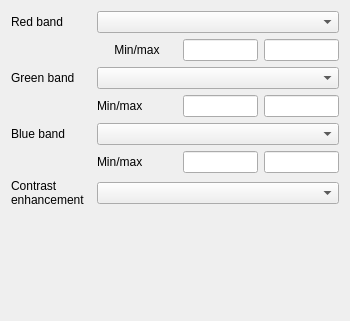
<?xml version="1.0" encoding="UTF-8"?>
<ui version="4.0">
 <class>QgsMultiBandColorRendererWidgetBase</class>
 <widget class="QWidget" name="QgsMultiBandColorRendererWidgetBase">
  <property name="geometry">
   <rect>
    <x>0</x>
    <y>0</y>
    <width>350</width>
    <height>321</height>
   </rect>
  </property>
  <property name="windowTitle">
   <string>Form</string>
  </property>
  <layout class="QHBoxLayout" name="horizontalLayout">
   <item>
    <layout class="QGridLayout" name="gridLayout">
     <item row="3" column="3">
      <widget class="QLineEdit" name="mGreenMaxLineEdit">
       <property name="sizePolicy">
        <sizepolicy hsizetype="MinimumExpanding" vsizetype="Fixed">
         <horstretch>0</horstretch>
         <verstretch>0</verstretch>
        </sizepolicy>
       </property>
       <property name="maximumSize">
        <size>
         <width>75</width>
         <height>16777215</height>
        </size>
       </property>
       <property name="baseSize">
        <size>
         <width>0</width>
         <height>0</height>
        </size>
       </property>
       <property name="maxLength">
        <number>16</number>
       </property>
      </widget>
     </item>
     <item row="0" column="1" colspan="3">
      <widget class="QComboBox" name="mRedBandComboBox"/>
     </item>
     <item row="1" column="2">
      <widget class="QLineEdit" name="mRedMinLineEdit">
       <property name="sizePolicy">
        <sizepolicy hsizetype="MinimumExpanding" vsizetype="Fixed">
         <horstretch>0</horstretch>
         <verstretch>0</verstretch>
        </sizepolicy>
       </property>
       <property name="maximumSize">
        <size>
         <width>75</width>
         <height>16777215</height>
        </size>
       </property>
       <property name="baseSize">
        <size>
         <width>0</width>
         <height>0</height>
        </size>
       </property>
       <property name="maxLength">
        <number>16</number>
       </property>
      </widget>
     </item>
     <item row="4" column="1" colspan="3">
      <widget class="QComboBox" name="mBlueBandComboBox"/>
     </item>
     <item row="1" column="3">
      <widget class="QLineEdit" name="mRedMaxLineEdit">
       <property name="sizePolicy">
        <sizepolicy hsizetype="MinimumExpanding" vsizetype="Fixed">
         <horstretch>0</horstretch>
         <verstretch>0</verstretch>
        </sizepolicy>
       </property>
       <property name="maximumSize">
        <size>
         <width>75</width>
         <height>16777215</height>
        </size>
       </property>
       <property name="baseSize">
        <size>
         <width>0</width>
         <height>0</height>
        </size>
       </property>
       <property name="maxLength">
        <number>16</number>
       </property>
      </widget>
     </item>
     <item row="5" column="3">
      <widget class="QLineEdit" name="mBlueMaxLineEdit">
       <property name="sizePolicy">
        <sizepolicy hsizetype="MinimumExpanding" vsizetype="Fixed">
         <horstretch>0</horstretch>
         <verstretch>0</verstretch>
        </sizepolicy>
       </property>
       <property name="maximumSize">
        <size>
         <width>75</width>
         <height>16777215</height>
        </size>
       </property>
       <property name="baseSize">
        <size>
         <width>0</width>
         <height>0</height>
        </size>
       </property>
       <property name="maxLength">
        <number>16</number>
       </property>
      </widget>
     </item>
     <item row="2" column="1" colspan="3">
      <widget class="QComboBox" name="mGreenBandComboBox"/>
     </item>
     <item row="6" column="1" colspan="3">
      <widget class="QComboBox" name="mContrastEnhancementAlgorithmComboBox"/>
     </item>
     <item row="6" column="0">
      <widget class="QLabel" name="mContrastEnhancementAlgorithmLabel">
       <property name="text">
        <string>Contrast
enhancement</string>
       </property>
      </widget>
     </item>
     <item row="4" column="0">
      <widget class="QLabel" name="mBlueBandLabel">
       <property name="text">
        <string>Blue band</string>
       </property>
      </widget>
     </item>
     <item row="2" column="0">
      <widget class="QLabel" name="mGreenBandLabel">
       <property name="text">
        <string>Green band</string>
       </property>
      </widget>
     </item>
     <item row="5" column="2">
      <widget class="QLineEdit" name="mBlueMinLineEdit">
       <property name="sizePolicy">
        <sizepolicy hsizetype="MinimumExpanding" vsizetype="Fixed">
         <horstretch>0</horstretch>
         <verstretch>0</verstretch>
        </sizepolicy>
       </property>
       <property name="maximumSize">
        <size>
         <width>75</width>
         <height>16777215</height>
        </size>
       </property>
       <property name="baseSize">
        <size>
         <width>0</width>
         <height>0</height>
        </size>
       </property>
       <property name="maxLength">
        <number>16</number>
       </property>
      </widget>
     </item>
     <item row="3" column="2">
      <widget class="QLineEdit" name="mGreenMinLineEdit">
       <property name="sizePolicy">
        <sizepolicy hsizetype="MinimumExpanding" vsizetype="Fixed">
         <horstretch>0</horstretch>
         <verstretch>0</verstretch>
        </sizepolicy>
       </property>
       <property name="maximumSize">
        <size>
         <width>75</width>
         <height>16777215</height>
        </size>
       </property>
       <property name="baseSize">
        <size>
         <width>0</width>
         <height>0</height>
        </size>
       </property>
       <property name="maxLength">
        <number>16</number>
       </property>
      </widget>
     </item>
     <item row="1" column="1">
      <widget class="QLabel" name="mMinLabel">
       <property name="sizePolicy">
        <sizepolicy hsizetype="Preferred" vsizetype="Fixed">
         <horstretch>0</horstretch>
         <verstretch>0</verstretch>
        </sizepolicy>
       </property>
       <property name="text">
        <string>Min/max</string>
       </property>
       <property name="alignment">
        <set>Qt::AlignCenter</set>
       </property>
      </widget>
     </item>
     <item row="7" column="0">
      <spacer name="verticalSpacer">
       <property name="orientation">
        <enum>Qt::Vertical</enum>
       </property>
       <property name="sizeHint" stdset="0">
        <size>
         <width>20</width>
         <height>0</height>
        </size>
       </property>
      </spacer>
     </item>
     <item row="0" column="0">
      <widget class="QLabel" name="mRedBandLabel">
       <property name="text">
        <string>Red band</string>
       </property>
      </widget>
     </item>
     <item row="3" column="1">
      <widget class="QLabel" name="label">
       <property name="text">
        <string>Min/max</string>
       </property>
      </widget>
     </item>
     <item row="5" column="1">
      <widget class="QLabel" name="label_2">
       <property name="text">
        <string>Min/max</string>
       </property>
      </widget>
     </item>
    </layout>
   </item>
  </layout>
 </widget>
 <tabstops>
  <tabstop>mRedBandComboBox</tabstop>
  <tabstop>mRedMinLineEdit</tabstop>
  <tabstop>mRedMaxLineEdit</tabstop>
  <tabstop>mGreenBandComboBox</tabstop>
  <tabstop>mGreenMinLineEdit</tabstop>
  <tabstop>mGreenMaxLineEdit</tabstop>
  <tabstop>mBlueBandComboBox</tabstop>
  <tabstop>mBlueMinLineEdit</tabstop>
  <tabstop>mBlueMaxLineEdit</tabstop>
  <tabstop>mContrastEnhancementAlgorithmComboBox</tabstop>
 </tabstops>
 <resources/>
 <connections/>
</ui>
